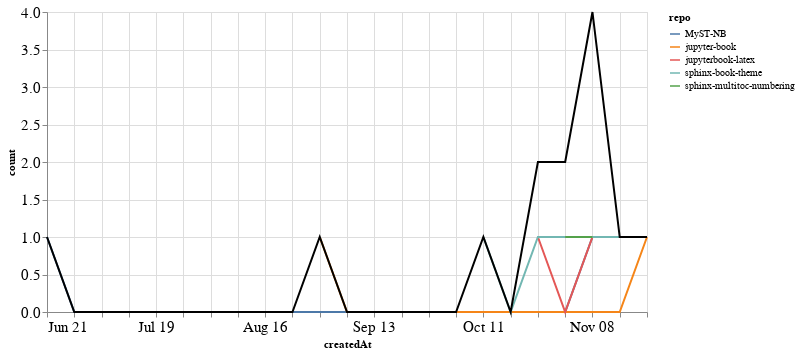

Notebook code for this chart:
### Markdown cell above
### PRs

### Code cell
prs_time = prs.groupby('repo').resample('W', on='createdAt').count()['author'].reset_index()
prs_time = prs_time.rename(columns={'author': 'count'})
prs_time_total = prs_time.groupby('createdAt').agg({"count": "sum"}).reset_index()

ch1 = alt.Chart(prs_time, width=600).mark_line().encode(
    x='createdAt',
    y='count',
    color='repo',
    tooltip="repo"
)

ch2 = alt.Chart(prs_time_total, width=600).mark_line(color="black").encode(
    x='createdAt',
    y='count',
)

ch1 + ch2

### Figure 1 — Vega-Lite specification as saved in the notebook (floating-point values rounded to 4 significant figures)
{"config": {"axisLeft": {"labelFontSize": 15}, "axisBottom": {"labelFontSize": 15}}, "layer": [{"data": {"name": "data-e85535de7b120d118a9416a52b16016a"}, "mark": "line", "encoding": {"color": {"type": "nominal", "field": "repo"}, "tooltip": {"type": "nominal", "field": "repo"}, "x": {"type": "temporal", "field": "createdAt"}, "y": {"type": "quantitative", "field": "count"}}, "width": 600}, {"data": {"name": "data-d9b83d8a9fe6af6b0d378fe5961f5fea"}, "mark": {"type": "line", "color": "black"}, "encoding": {"x": {"type": "temporal", "field": "createdAt"}, "y": {"type": "quantitative", "field": "count"}}, "width": 600}], "$schema": "https://vega.github.io/schema/vega-lite/v4.8.1.json", "datasets": {"data-e85535de7b120d118a9416a52b16016a": [{"repo": "MyST-NB", "createdAt": "2020-06-21T00:00:00", "count": 1}, {"repo": "MyST-NB", "createdAt": "2020-06-28T00:00:00", "count": 0}, {"repo": "MyST-NB", "createdAt": "2020-07-05T00:00:00", "count": 0}, {"repo": "MyST-NB", "createdAt": "2020-07-12T00:00:00", "count": 0}, {"repo": "MyST-NB", "createdAt": "2020-07-19T00:00:00", "count": 0}, {"repo": "MyST-NB", "createdAt": "2020-07-26T00:00:00", "count": 0}, {"repo": "MyST-NB", "createdAt": "2020-08-02T00:00:00", "count": 0}, {"repo": "MyST-NB", "createdAt": "2020-08-09T00:00:00", "count": 0}, {"repo": "MyST-NB", "createdAt": "2020-08-16T00:00:00", "count": 0}, {"repo": "MyST-NB", "createdAt": "2020-08-23T00:00:00", "count": 0}, {"repo": "MyST-NB", "createdAt": "2020-08-30T00:00:00", "count": 0}, {"repo": "MyST-NB", "createdAt": "2020-09-06T00:00:00", "count": 0}, {"repo": "MyST-NB", "createdAt": "2020-09-13T00:00:00", "count": 0}, {"repo": "MyST-NB", "createdAt": "2020-09-20T00:00:00", "count": 0}, {"repo": "MyST-NB", "createdAt": "2020-09-27T00:00:00", "count": 0}, {"repo": "MyST-NB", "createdAt": "2020-10-04T00:00:00", "count": 0}, {"repo": "MyST-NB", "createdAt": "2020-10-11T00:00:00", "count": 0}, {"repo": "MyST-NB", "createdAt": "2020-10-18T00:00:00", "count": 0}, {"repo": "MyST-NB", "createdAt": "2020-10-25T00:00:00", "count": 0}, {"repo": "MyST-NB", "createdAt": "2020-11-01T00:00:00", "count": 0}, {"repo": "MyST-NB", "createdAt": "2020-11-08T00:00:00", "count": 1}, {"repo": "jupyter-book", "createdAt": "2020-08-30T00:00:00", "count": 1}, {"repo": "jupyter-book", "createdAt": "2020-09-06T00:00:00", "count": 0}, {"repo": "jupyter-book", "createdAt": "2020-09-13T00:00:00", "count": 0}, {"repo": "jupyter-book", "createdAt": "2020-09-20T00:00:00", "count": 0}, {"repo": "jupyter-book", "createdAt": "2020-09-27T00:00:00", "count": 0}, {"repo": "jupyter-book", "createdAt": "2020-10-04T00:00:00", "count": 0}, {"repo": "jupyter-book", "createdAt": "2020-10-11T00:00:00", "count": 0}, {"repo": "jupyter-book", "createdAt": "2020-10-18T00:00:00", "count": 0}, {"repo": "jupyter-book", "createdAt": "2020-10-25T00:00:00", "count": 0}, {"repo": "jupyter-book", "createdAt": "2020-11-01T00:00:00", "count": 0}, {"repo": "jupyter-book", "createdAt": "2020-11-08T00:00:00", "count": 0}, {"repo": "jupyter-book", "createdAt": "2020-11-15T00:00:00", "count": 0}, {"repo": "jupyter-book", "createdAt": "2020-11-22T00:00:00", "count": 1}, {"repo": "jupyterbook-latex", "createdAt": "2020-10-25T00:00:00", "count": 1}, {"repo": "jupyterbook-latex", "createdAt": "2020-11-01T00:00:00", "count": 0}, {"repo": "jupyterbook-latex", "createdAt": "2020-11-08T00:00:00", "count": 1}, {"repo": "sphinx-book-theme", "createdAt": "2020-10-11T00:00:00", "count": 1}, {"repo": "sphinx-book-theme", "createdAt": "2020-10-18T00:00:00", "count": 0}, {"repo": "sphinx-book-theme", "createdAt": "2020-10-25T00:00:00", "count": 1}, {"repo": "sphinx-book-theme", "createdAt": "2020-11-01T00:00:00", "count": 1}, {"repo": "sphinx-book-theme", "createdAt": "2020-11-08T00:00:00", "count": 1}, {"repo": "sphinx-book-theme", "createdAt": "2020-11-15T00:00:00", "count": 1}, {"repo": "sphinx-multitoc-numbering", "createdAt": "2020-11-01T00:00:00", "count": 1}, {"repo": "sphinx-multitoc-numbering", "createdAt": "2020-11-08T00:00:00", "count": 1}], "data-d9b83d8a9fe6af6b0d378fe5961f5fea": [{"createdAt": "2020-06-21T00:00:00", "count": 1}, {"createdAt": "2020-06-28T00:00:00", "count": 0}, {"createdAt": "2020-07-05T00:00:00", "count": 0}, {"createdAt": "2020-07-12T00:00:00", "count": 0}, {"createdAt": "2020-07-19T00:00:00", "count": 0}, {"createdAt": "2020-07-26T00:00:00", "count": 0}, {"createdAt": "2020-08-02T00:00:00", "count": 0}, {"createdAt": "2020-08-09T00:00:00", "count": 0}, {"createdAt": "2020-08-16T00:00:00", "count": 0}, {"createdAt": "2020-08-23T00:00:00", "count": 0}, {"createdAt": "2020-08-30T00:00:00", "count": 1}, {"createdAt": "2020-09-06T00:00:00", "count": 0}, {"createdAt": "2020-09-13T00:00:00", "count": 0}, {"createdAt": "2020-09-20T00:00:00", "count": 0}, {"createdAt": "2020-09-27T00:00:00", "count": 0}, {"createdAt": "2020-10-04T00:00:00", "count": 0}, {"createdAt": "2020-10-11T00:00:00", "count": 1}, {"createdAt": "2020-10-18T00:00:00", "count": 0}, {"createdAt": "2020-10-25T00:00:00", "count": 2}, {"createdAt": "2020-11-01T00:00:00", "count": 2}, {"createdAt": "2020-11-08T00:00:00", "count": 4}, {"createdAt": "2020-11-15T00:00:00", "count": 1}, {"createdAt": "2020-11-22T00:00:00", "count": 1}]}}
